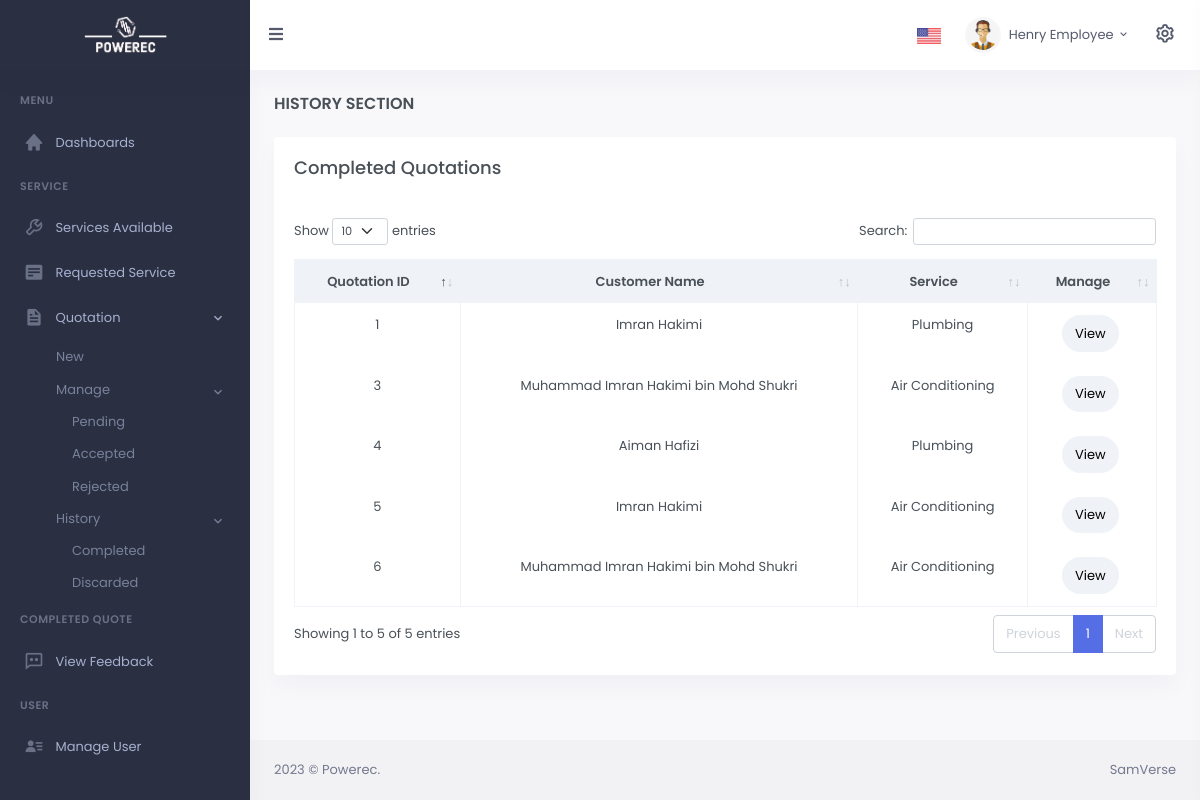
/CODE/quotations-list-complete-employee.php (signed in), run on the app's committed database.
### tables this page shows
CREATE TABLE `quotation` (
  `q_no` int(11) NOT NULL,
  `q_cid` int(11) NOT NULL,
  `q_service` int(11) NOT NULL,
  `q_date` timestamp NULL DEFAULT CURRENT_TIMESTAMP,
  `q_total` double NOT NULL,
  `q_status` varchar(11) NOT NULL
);

CREATE TABLE `users` (
  `id` int(11) NOT NULL,
  `useremail` varchar(255) NOT NULL,
  `username` varchar(200) NOT NULL,
  `password` varchar(255) NOT NULL,
  `useraddress` varchar(200) NOT NULL,
  `userphone` varchar(14) NOT NULL,
  `u_type` int(2) NOT NULL,
  `token` varchar(255) DEFAULT NULL,
  `created_at` datetime DEFAULT CURRENT_TIMESTAMP
);

CREATE TABLE `service` (
  `sv_id` int(11) NOT NULL,
  `sv_name` varchar(100) NOT NULL,
  `sv_desc` text NOT NULL
);

### CODE/assets/lang/en.php (called while the page is built, shortened)
<?php
$language['Staff']="Staff";
$language['Customer']="Customer";
$language['View']="View";
$language['Quotation']="Quotation";
$language['Services']="Services";
$language['View Quotation']="View Quotation";
$language['Manage User']="Manage User";
$language['Requested Service']="Requested Service";
$language['Accepted']="Accepted";
$language['Pending']="Pending";
$language['Rejected']="Rejected";
$language['Quotation Completed']="Quotation Completed";
$language['Week']="Week";
$language['Month']="Month";
$language['Year']="Year";
$language['Welcome Back!']="Welcome Back!";
$language['Edit Profile']="Edit Profile";
$language['Latest Quotation']="Latest Quotation";
$language['Quotation ID']="Quotation ID";
$language['Customer Name']="Customer Name";
$language['Date']="Date";
$language['Total']="Total";
$language['Address']="Address";
$language['Customer Address']="Customer Address";
$language['(Optional) Address']="(Optional) Address";
$language['View Details']="View Details";
$language['Services Available']="Services Available";
$language['Services ']="Services";
$language['Service Detail']="Service Detail";
$language['New']="New";
$language['Item(s)']="Item(s)";
$language['Receipt']="Receipt";
$language['Request ID']="Request ID";
$language['Service']="Service";
$language['View Feedback']="View Feedback";
$language['Create Feedback']="Create Feedback";
$language['Incoming Request']="Incoming Request";
$language['Customer ID']="Customer ID";
$language['Customer Phone']="Customer Phone";
$language['Service Requested']="Service Requested";
$language['Request Status']="Request Status";
$language['Rejected Request']="Rejected Request";
$language['Update']="Update";
$language['Setting']="Setting";
$language['Appearence']="Appearence";
$language['Light Mode']="Light Mode";
$language['Dark Mode']="Dark Mode";
$language['User List']="User List";
$language['Modify, Delete or Add User']="Modify, Delete or Add User";
$language['Add Employee']="Add Employee";
$language['Add Employer']="Add Employer";
$language['Name']="Name";
$language['Phone Number']="Phone Number";
$language['User Type']="User Type";
$language['Edit']="Edit";
$language['Modify']="Modify";
$language['Delete']="Delete";
$language['See Feedback Records']="See Feedback Records";
$language['Topic']="Topic";
$language['Comment']="Comment";
?>

### CODE/quotations-list-complete-employee.php (the view, shortened to what this page needs)
<?php include 'layouts/head-main.php'; ?>
<?php include ('layouts/config.php'); ?>
<head>
    <link href="assets/libs/bootstrap-datepicker/css/bootstrap-datepicker.min.css" rel="stylesheet">
    <link href="assets/libs/dropzone/min/dropzone.min.css" rel="stylesheet" type="text/css" />
    <?php include 'layouts/head-style.php'; ?>
    <link href="assets/libs/datatables.net-bs4/css/dataTables.bootstrap4.min.css" rel="stylesheet" type="text/css" />
    <link href="assets/libs/datatables.net-buttons-bs4/css/buttons.bootstrap4.min.css" rel="stylesheet" type="text/css" />
</head>
        <?php
        $sql = "SELECT * FROM quotation";
        $result = mysqli_query($link, $sql);
        $count = mysqli_num_rows($result); ?>
<?php include 'layouts/body.php'; ?>
<div id="layout-wrapper">
    <?php include 'layouts/vertical-menu-admin-employee.php'; ?>
    <div class="main-content">
        <div class="page-content">
            <div class="container-fluid">
                    <div class="row">
                    <div class="col-12">
                    <div class="page-title-box d-sm-flex align-items-center justify-content-between">
                    <h4 class="mb-sm-0 font-size-18"><?php echo $language["History Section"]; ?></h4></div></div></div>
                <div class="row">
                    <div class="col-lg-12">
                        <div class="card">
                            <div class="card-body">
                            <h4 class="mb-sm-0 font-size-18"><?php echo $language["Completed Quotations"]; ?></h4><br><br>
                              <table id="datatable" class="table table-bordered dt-responsive">
                                <thead class="table-light">
                                  <tr class=text-center>
                                    <th class="align-middle" scope="col"><?php echo $language["Quotation ID"]; ?></th>
                                    <th class="align-middle" scope="col"><?php echo $language["Customer Name"]; ?></th>
                                    <th class="align-middle" scope="col"><?php echo $language["Service"]; ?></th>
                                    <th class="align-middle" scope="col"><?php echo $language["Manage"]; ?></th>
                                  </tr>
                                </thead>
                                <?php
                                if($count != 0)
                                {
                                    $sql1 ="SELECT * FROM quotation
                                            LEFT JOIN service ON quotation.q_service = service.sv_id
                                            LEFT JOIN users ON quotation.q_cid = users.id
                                            LEFT JOIN status ON quotation.q_status = status.status_desc
                                            WHERE q_status = 'Completed' ";
                                    $result1 = mysqli_query($link, $sql1); ?>
                                    <?php while ($row1 = mysqli_fetch_array($result1))
                                    {
                                    ?>
                                    <tr class=text-center>
                                        <td><?php echo $row1['q_no']; ?></td>
                                        <td><?php echo $row1['username']; ?></td>
                                        <td><?php echo $row1['sv_name']; ?></td>
                                        <td>
                                            <a href="quotations-details-employee.php?id=<?php echo $row1["q_no"]; ?>" class="btn btn-light btn-rounded waves-effect waves-light"><?php echo "View"; ?></a>&nbsp
                                        </td>
                                    </tr>
                                    <?php
                                    } ?>
                                <?php
                                }
                                else
                                {
                                } ?>
                              </table>
                            </div>
                        </div>
                    </div>
                </div>
            </div>
        </div>
        <?php include 'layouts/footer.php'; ?>
    </div>
</div>
</body>
</html>

### data on the page
quotation: q_no "1", q_cid.username "Imran Hakimi", q_service.sv_name "Plumbing"
quotation: q_no "3", q_cid.username "Muhammad Imran Hakimi bin Mohd Shukri", q_service.sv_name "Air Conditioning"
quotation: q_no "4", q_cid.username "Aiman Hafizi", q_service.sv_name "Plumbing"
quotation: q_no "5", q_cid.username "Imran Hakimi", q_service.sv_name "Air Conditioning"
quotation: q_no "6", q_cid.username "Muhammad Imran Hakimi bin Mohd Shukri", q_service.sv_name "Air Conditioning"

### other printed values
$_SESSION["username"] "Henry Employee"
$language["Menu"] "MENU"
$language["Dashboard"] "Dashboards"
$language["Service"] "SERVICE"
$language["Services Available"] "Services Available"
$language["Requested Service"] "Requested Service"
$language["Quotation"] "Quotation"
$language["New"] "New"
$language["Manage"] "Manage"
$language["Pending"] "Pending"
$language["Accepted"] "Accepted"
$language["Rejected"] "Rejected"
$language["History"] "History"
$language["Completed"] "Completed"
$language["Discarded"] "Discarded"
